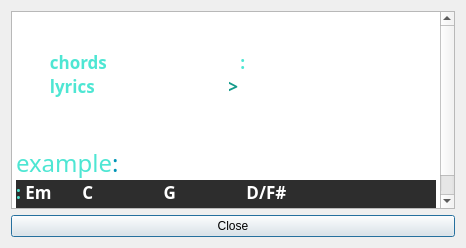
<?xml version="1.0" encoding="UTF-8"?>
<ui version="4.0">
 <class>chordsHelpDialog</class>
 <widget class="QDialog" name="chordsHelpDialog">
  <property name="geometry">
   <rect>
    <x>0</x>
    <y>0</y>
    <width>466</width>
    <height>248</height>
   </rect>
  </property>
  <property name="windowTitle">
   <string>Help</string>
  </property>
  <layout class="QVBoxLayout" name="verticalLayout">
   <item>
    <widget class="QTextBrowser" name="textBrowser">
     <property name="font">
      <font>
       <family>Overpass Mono</family>
      </font>
     </property>
     <property name="html">
      <string>&lt;!DOCTYPE HTML PUBLIC &quot;-//W3C//DTD HTML 4.0//EN&quot; &quot;http://www.w3.org/TR/REC-html40/strict.dtd&quot;&gt;
&lt;html&gt;&lt;head&gt;&lt;meta name=&quot;qrichtext&quot; content=&quot;1&quot; /&gt;&lt;style type=&quot;text/css&quot;&gt;
p, li { white-space: pre-wrap; }
&lt;/style&gt;&lt;/head&gt;&lt;body style=&quot; font-family:'Overpass Mono'; font-size:13pt; font-weight:400; font-style:normal;&quot;&gt;
&lt;p style=&quot; margin-top:0px; margin-bottom:0px; margin-left:0px; margin-right:0px; -qt-block-indent:0; text-indent:0px;&quot;&gt;&lt;span style=&quot; font-size:18pt; font-weight:600; color:#ffffff;&quot;&gt;How to write chords&lt;/span&gt;&lt;/p&gt;
&lt;p style=&quot; margin-top:0px; margin-bottom:0px; margin-left:0px; margin-right:0px; -qt-block-indent:0; text-indent:0px;&quot;&gt;&lt;span style=&quot; color:#ffffff;&quot;&gt;- All &lt;/span&gt;&lt;span style=&quot; font-weight:600; color:#4ee6d3;&quot;&gt;chords&lt;/span&gt;&lt;span style=&quot; color:#000000;&quot;&gt; &lt;/span&gt;&lt;span style=&quot; color:#ffffff;&quot;&gt;lines must have &lt;/span&gt;&lt;span style=&quot; font-weight:600; color:#4ee6d3;&quot;&gt;:&lt;/span&gt;&lt;span style=&quot; color:#ffffff;&quot;&gt; prefix.&lt;/span&gt;&lt;/p&gt;
&lt;p style=&quot; margin-top:0px; margin-bottom:0px; margin-left:0px; margin-right:0px; -qt-block-indent:0; text-indent:0px;&quot;&gt;&lt;span style=&quot; color:#ffffff;&quot;&gt;- All &lt;/span&gt;&lt;span style=&quot; font-weight:600; color:#4ee6d3;&quot;&gt;lyrics&lt;/span&gt;&lt;span style=&quot; color:#000000;&quot;&gt; &lt;/span&gt;&lt;span style=&quot; color:#ffffff;&quot;&gt;lines must have&lt;/span&gt;&lt;span style=&quot; color:#000000;&quot;&gt; &lt;/span&gt;&lt;span style=&quot; font-weight:600; color:#149a8b;&quot;&gt;&amp;gt;&lt;/span&gt;&lt;span style=&quot; color:#000000;&quot;&gt; &lt;/span&gt;&lt;span style=&quot; color:#ffffff;&quot;&gt;prefix.&lt;/span&gt;&lt;/p&gt;
&lt;p style=&quot; margin-top:0px; margin-bottom:0px; margin-left:0px; margin-right:0px; -qt-block-indent:0; text-indent:0px;&quot;&gt;&lt;span style=&quot; color:#ffffff;&quot;&gt;- All prefixes mush be followed by a space&lt;/span&gt;&lt;/p&gt;
&lt;p style=&quot;-qt-paragraph-type:empty; margin-top:0px; margin-bottom:0px; margin-left:0px; margin-right:0px; -qt-block-indent:0; text-indent:0px;&quot;&gt;&lt;br /&gt;&lt;/p&gt;
&lt;p style=&quot; margin-top:0px; margin-bottom:0px; margin-left:0px; margin-right:0px; -qt-block-indent:0; text-indent:0px;&quot;&gt;&lt;span style=&quot; font-size:18pt; color:#4ee6d3;&quot;&gt;example&lt;/span&gt;&lt;span style=&quot; font-size:18pt; color:#0094b6;&quot;&gt;:&lt;/span&gt;&lt;/p&gt;
&lt;p style=&quot; margin-top:0px; margin-bottom:0px; margin-left:0px; margin-right:0px; -qt-block-indent:0; text-indent:0px; background-color:#2d2d2d;&quot;&gt;&lt;span style=&quot; font-weight:600; color:#4ee6d3;&quot;&gt;:&lt;/span&gt;&lt;span style=&quot; color:#000000;&quot;&gt; &lt;/span&gt;&lt;span style=&quot; font-weight:600; color:#ffffff;&quot;&gt;Em&lt;/span&gt;&lt;span style=&quot; color:#ffffff;&quot;&gt;       &lt;/span&gt;&lt;span style=&quot; font-weight:600; color:#ffffff;&quot;&gt;C&lt;/span&gt;&lt;span style=&quot; color:#ffffff;&quot;&gt;                &lt;/span&gt;&lt;span style=&quot; font-weight:600; color:#ffffff;&quot;&gt;G&lt;/span&gt;&lt;span style=&quot; color:#ffffff;&quot;&gt;                &lt;/span&gt;&lt;span style=&quot; font-weight:600; color:#ffffff;&quot;&gt;D/F#&lt;/span&gt;&lt;/p&gt;
&lt;p style=&quot; margin-top:0px; margin-bottom:0px; margin-left:0px; margin-right:0px; -qt-block-indent:0; text-indent:0px; background-color:#2d2d2d;&quot;&gt;&lt;span style=&quot; font-weight:600; color:#4ee6d3;&quot;&gt;&amp;gt;&lt;/span&gt;&lt;span style=&quot; color:#4ee6d3;&quot;&gt; &lt;/span&gt;&lt;span style=&quot; color:#ffffff;&quot;&gt;Another head hangs lowly, child is slowly taken &lt;/span&gt;&lt;/p&gt;&lt;/body&gt;&lt;/html&gt;</string>
     </property>
    </widget>
   </item>
   <item>
    <widget class="QPushButton" name="pushButton">
     <property name="text">
      <string>Close</string>
     </property>
    </widget>
   </item>
  </layout>
 </widget>
 <resources/>
 <connections/>
</ui>
